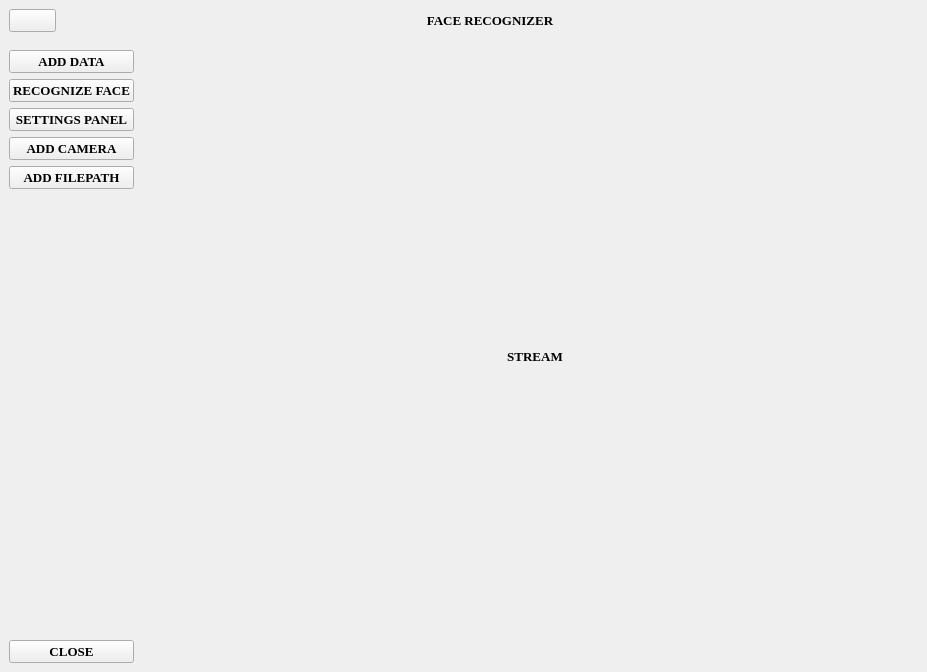
<?xml version="1.0" encoding="UTF-8"?>
<ui version="4.0">
 <class>MainWindow</class>
 <widget class="QMainWindow" name="MainWindow">
  <property name="geometry">
   <rect>
    <x>0</x>
    <y>0</y>
    <width>927</width>
    <height>672</height>
   </rect>
  </property>
  <property name="windowTitle">
   <string>MainWindow</string>
  </property>
  <widget class="QWidget" name="centralwidget">
   <property name="font">
    <font>
     <family>Times New Roman</family>
     <pointsize>10</pointsize>
     <weight>75</weight>
     <bold>true</bold>
    </font>
   </property>
   <layout class="QGridLayout" name="gridLayout">
    <property name="leftMargin">
     <number>0</number>
    </property>
    <property name="topMargin">
     <number>0</number>
    </property>
    <property name="rightMargin">
     <number>0</number>
    </property>
    <property name="bottomMargin">
     <number>0</number>
    </property>
    <property name="spacing">
     <number>0</number>
    </property>
    <item row="0" column="0" colspan="2">
     <widget class="QWidget" name="header" native="true">
      <layout class="QHBoxLayout" name="horizontalLayout_2">
       <item>
        <widget class="QPushButton" name="menu_btn">
         <property name="text">
          <string/>
         </property>
         <property name="icon">
          <iconset>
           <normaloff>icon/activity-feed-32.ico</normaloff>icon/activity-feed-32.ico</iconset>
         </property>
         <property name="iconSize">
          <size>
           <width>20</width>
           <height>20</height>
          </size>
         </property>
         <property name="checkable">
          <bool>true</bool>
         </property>
         <property name="checked">
          <bool>false</bool>
         </property>
         <property name="autoExclusive">
          <bool>true</bool>
         </property>
        </widget>
       </item>
       <item>
        <spacer name="horizontalSpacer_1">
         <property name="orientation">
          <enum>Qt::Horizontal</enum>
         </property>
         <property name="sizeHint" stdset="0">
          <size>
           <width>369</width>
           <height>20</height>
          </size>
         </property>
        </spacer>
       </item>
       <item>
        <widget class="QLabel" name="fr_label">
         <property name="text">
          <string>FACE RECOGNIZER</string>
         </property>
         <property name="scaledContents">
          <bool>true</bool>
         </property>
         <property name="alignment">
          <set>Qt::AlignCenter</set>
         </property>
        </widget>
       </item>
       <item>
        <spacer name="horizontalSpacer_2">
         <property name="orientation">
          <enum>Qt::Horizontal</enum>
         </property>
         <property name="sizeHint" stdset="0">
          <size>
           <width>369</width>
           <height>20</height>
          </size>
         </property>
        </spacer>
       </item>
      </layout>
     </widget>
    </item>
    <item row="1" column="0">
     <widget class="QWidget" name="sidebar" native="true">
      <layout class="QVBoxLayout" name="verticalLayout_2">
       <item>
        <layout class="QVBoxLayout" name="verticalLayout">
         <item>
          <widget class="QPushButton" name="add_data_btn">
           <property name="text">
            <string>ADD DATA</string>
           </property>
           <property name="icon">
            <iconset>
             <normaloff>icon/add-database-32.ico</normaloff>icon/add-database-32.ico</iconset>
           </property>
           <property name="iconSize">
            <size>
             <width>20</width>
             <height>20</height>
            </size>
           </property>
           <property name="checkable">
            <bool>true</bool>
           </property>
           <property name="autoExclusive">
            <bool>true</bool>
           </property>
          </widget>
         </item>
         <item>
          <widget class="QPushButton" name="recg_face_btn">
           <property name="text">
            <string>RECOGNIZE FACE</string>
           </property>
           <property name="icon">
            <iconset>
             <normaloff>icon/Face_Recognize13.ico</normaloff>icon/Face_Recognize13.ico</iconset>
           </property>
           <property name="iconSize">
            <size>
             <width>20</width>
             <height>20</height>
            </size>
           </property>
           <property name="checkable">
            <bool>true</bool>
           </property>
           <property name="autoExclusive">
            <bool>true</bool>
           </property>
          </widget>
         </item>
         <item>
          <widget class="QPushButton" name="sett_panel_btn">
           <property name="text">
            <string>SETTINGS PANEL</string>
           </property>
           <property name="icon">
            <iconset>
             <normaloff>icon/settings-17-32.ico</normaloff>icon/settings-17-32.ico</iconset>
           </property>
           <property name="iconSize">
            <size>
             <width>20</width>
             <height>20</height>
            </size>
           </property>
           <property name="checkable">
            <bool>true</bool>
           </property>
           <property name="autoExclusive">
            <bool>true</bool>
           </property>
          </widget>
         </item>
         <item>
          <widget class="QPushButton" name="add_camera_btn">
           <property name="text">
            <string>ADD CAMERA</string>
           </property>
           <property name="icon">
            <iconset>
             <normaloff>icon/add-photo-camera1.ico</normaloff>icon/add-photo-camera1.ico</iconset>
           </property>
           <property name="iconSize">
            <size>
             <width>20</width>
             <height>20</height>
            </size>
           </property>
           <property name="checkable">
            <bool>true</bool>
           </property>
           <property name="autoExclusive">
            <bool>true</bool>
           </property>
          </widget>
         </item>
         <item>
          <widget class="QPushButton" name="add_fp_btn">
           <property name="text">
            <string>ADD FILEPATH</string>
           </property>
           <property name="icon">
            <iconset>
             <normaloff>icon/add-file-path2.ico</normaloff>icon/add-file-path2.ico</iconset>
           </property>
           <property name="iconSize">
            <size>
             <width>20</width>
             <height>20</height>
            </size>
           </property>
           <property name="checkable">
            <bool>true</bool>
           </property>
           <property name="autoExclusive">
            <bool>true</bool>
           </property>
          </widget>
         </item>
        </layout>
       </item>
       <item>
        <spacer name="verticalSpacer">
         <property name="orientation">
          <enum>Qt::Vertical</enum>
         </property>
         <property name="sizeHint" stdset="0">
          <size>
           <width>20</width>
           <height>399</height>
          </size>
         </property>
        </spacer>
       </item>
       <item>
        <widget class="QPushButton" name="close_btn">
         <property name="text">
          <string>CLOSE</string>
         </property>
         <property name="icon">
          <iconset>
           <normaloff>icon/close-window-64.ico</normaloff>icon/close-window-64.ico</iconset>
         </property>
         <property name="iconSize">
          <size>
           <width>20</width>
           <height>20</height>
          </size>
         </property>
         <property name="checkable">
          <bool>true</bool>
         </property>
         <property name="autoExclusive">
          <bool>true</bool>
         </property>
        </widget>
       </item>
      </layout>
     </widget>
    </item>
    <item row="1" column="1">
     <widget class="QWidget" name="content_page" native="true">
      <layout class="QGridLayout" name="gridLayout_7">
       <item row="0" column="0">
        <widget class="QStackedWidget" name="stackedWidget">
         <widget class="QWidget" name="home_page">
          <layout class="QGridLayout" name="gridLayout_2">
           <item row="0" column="0">
            <widget class="QLabel" name="label_2">
             <property name="text">
              <string>STREAM</string>
             </property>
             <property name="alignment">
              <set>Qt::AlignCenter</set>
             </property>
            </widget>
           </item>
          </layout>
         </widget>
         <widget class="QWidget" name="add_data_page">
          <layout class="QGridLayout" name="gridLayout_3">
           <item row="0" column="0">
            <widget class="QLabel" name="label_3">
             <property name="text">
              <string>ADD DATA</string>
             </property>
             <property name="alignment">
              <set>Qt::AlignCenter</set>
             </property>
            </widget>
           </item>
          </layout>
         </widget>
         <widget class="QWidget" name="recg_face_page">
          <layout class="QGridLayout" name="gridLayout_4">
           <item row="0" column="0">
            <widget class="QLabel" name="label_4">
             <property name="text">
              <string>RECOGNIZE FACE</string>
             </property>
             <property name="alignment">
              <set>Qt::AlignCenter</set>
             </property>
            </widget>
           </item>
          </layout>
         </widget>
         <widget class="QWidget" name="sett_panel_page">
          <layout class="QGridLayout" name="gridLayout_5">
           <item row="0" column="0">
            <widget class="QLabel" name="label_5">
             <property name="text">
              <string>SETTINGS PANEL</string>
             </property>
             <property name="alignment">
              <set>Qt::AlignCenter</set>
             </property>
            </widget>
           </item>
          </layout>
         </widget>
         <widget class="QWidget" name="add_camera_page">
          <layout class="QGridLayout" name="gridLayout_6">
           <item row="0" column="0">
            <widget class="QLabel" name="label_6">
             <property name="text">
              <string>ADD CAMERA</string>
             </property>
             <property name="alignment">
              <set>Qt::AlignCenter</set>
             </property>
            </widget>
           </item>
          </layout>
         </widget>
         <widget class="QWidget" name="add_fp_page">
          <layout class="QGridLayout" name="gridLayout_8">
           <item row="0" column="0">
            <widget class="QLabel" name="label_7">
             <property name="text">
              <string>ADD FILEPATH</string>
             </property>
             <property name="alignment">
              <set>Qt::AlignCenter</set>
             </property>
            </widget>
           </item>
          </layout>
         </widget>
        </widget>
       </item>
      </layout>
     </widget>
    </item>
   </layout>
  </widget>
 </widget>
 <resources>
  <include location="resource.qrc"/>
 </resources>
 <connections>
  <connection>
   <sender>close_btn</sender>
   <signal>clicked()</signal>
   <receiver>MainWindow</receiver>
   <slot>close()</slot>
   <hints>
    <hint type="sourcelabel">
     <x>103</x>
     <y>632</y>
    </hint>
    <hint type="destinationlabel">
     <x>117</x>
     <y>693</y>
    </hint>
   </hints>
  </connection>
 </connections>
</ui>
